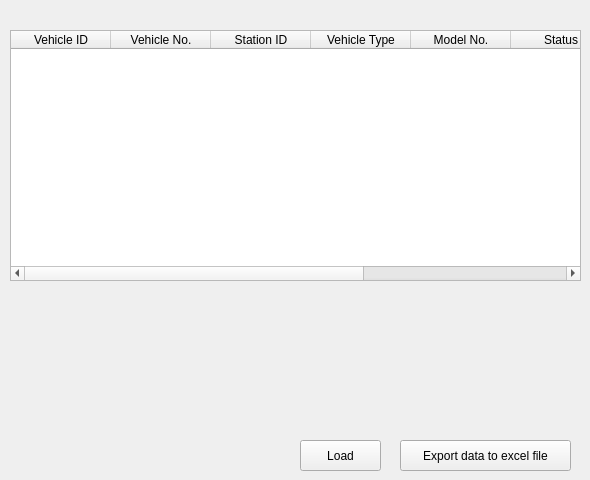
      <widget class="QWidget" name="tab_11">
       <attribute name="title">
        <string>All Vehicles</string>
       </attribute>
       <widget class="QTableWidget" name="tableWidget">
        <property name="geometry">
         <rect>
          <x>10</x>
          <y>30</y>
          <width>571</width>
          <height>251</height>
         </rect>
        </property>
        <column>
         <property name="text">
          <string>Vehicle ID</string>
         </property>
        </column>
        <column>
         <property name="text">
          <string>Vehicle No.</string>
         </property>
        </column>
        <column>
         <property name="text">
          <string>Station ID</string>
         </property>
        </column>
        <column>
         <property name="text">
          <string>Vehicle Type</string>
         </property>
        </column>
        <column>
         <property name="text">
          <string>Model No.</string>
         </property>
        </column>
        <column>
         <property name="text">
          <string>Status</string>
         </property>
        </column>
        <column>
         <property name="text">
          <string>Capacity</string>
         </property>
        </column>
        <column>
         <property name="text">
          <string>Purchase Date</string>
         </property>
        </column>
       </widget>
       <widget class="QPushButton" name="pushButton_18">
        <property name="geometry">
         <rect>
          <x>400</x>
          <y>440</y>
          <width>171</width>
          <height>31</height>
         </rect>
        </property>
        <property name="text">
         <string>Export data to excel file</string>
        </property>
       </widget>
       <widget class="QPushButton" name="pushButton_41">
        <property name="geometry">
         <rect>
          <x>300</x>
          <y>440</y>
          <width>81</width>
          <height>31</height>
         </rect>
        </property>
        <property name="text">
         <string>Load</string>
        </property>
       </widget>
      </widget>
